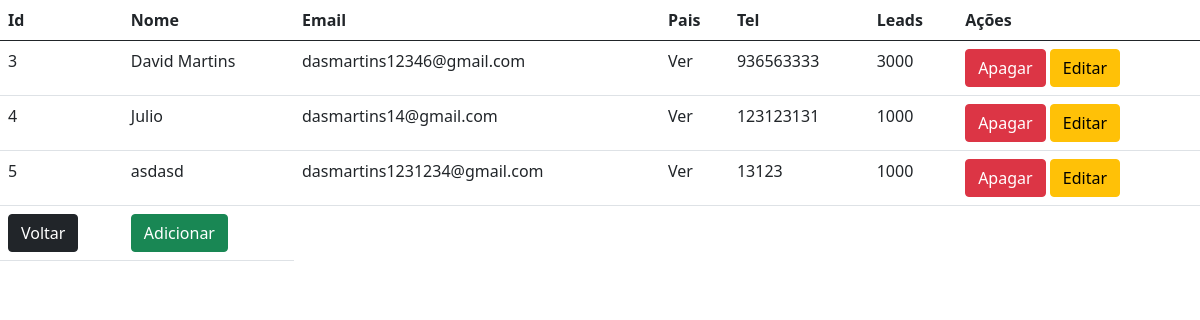
Screenshot of /cliente (signed in) with the database file from the repository.
### models.py (models this page shows)
class User(db.Model, UserMixin):
    id = db.Column(db.Integer, primary_key=True)
    email = db.Column(db.String(150), unique=True)
    password = db.Column(db.String)
    name = db.Column(db.String(150))
    role = db.Column(db.String(150))
    nif = db.Column(db.Integer(), nullable=True)
    tel = db.Column(db.Integer(), nullable=True)
    tempo = db.Column(db.Integer(), default=0)
    tipo = db.Column(db.Integer(), default=0)
    campuser = db.relationship('CampUser')
    pais = db.Column(db.String(150), nullable=True)
    leads = db.Column(db.Integer, nullable=True)

### clientes.py (the view)
@cli.route('/cliente', methods=['GET', 'POST'])
@login_required
@roles('Admin')
def lista():
    return render_template("cliente/lista.html", cliente=User.query.filter_by(role='Cliente'),pais=Pais.query.all(),paisuser=PaisUser.query.all())

### flask_app.py (called while the page is built)
@login_manager.user_loader
def load_user(id):
    return User.query.get(int(id))

### perms.py (called while the page is built)
def roles(role):
    def wrapper(f):
        @wraps(f)
        def wrapped(*args, **kwargs):
            if not ACCESS[current_user.role] >= ACCESS[role]:
                flash("Não tem permissão para aceder a esta pagina!", category="error")
                return redirect(url_for('views.dashboard'))
            return f(*args, **kwargs)
        return wrapped
    return wrapper

### templates/cliente/lista.html (shortened to what this page needs)
{% extends "base.html" %}
{% block content %}
    <table class="table">
        <thead>
        <tr>
            <th scope="col">Id</th>
            <th scope="col">Nome</th>
            <th scope="col">Email</th>
            <th scope="col">Pais</th>
            <th scope="col">Tel</th>
            <th scope="col">Leads</th>
            <th scope="col">Ações</th>
        </tr>
        </thead>
        <tbody>
        {% for data in cliente %}
            <tr>
                <td>{{ data.id }}</td>
                <td>{{ data.name }}</td>
                <td>{{ data.email }}</td>
                <td>
                    <a id="dropdown" data-bs-toggle="dropdown" aria-expanded="false">Ver</a>
                </td>
                <td>{{ data.tel }}</td>
                <td>{{ data.leads }}</td>
                <td><a class="btn btn-danger" href="/cliente/{{ data.id }}/delete">Apagar</a>
                    <a class="btn btn-warning" href="/cliente/{{ data.id }}/update">Editar</a></td>
            </tr>
        {% endfor %}
        <td><a href="/dashboard" class="btn  btn-dark">Voltar</a></td>
        <td><a href="/addcliente" class="btn btn-success">Adicionar</a></td>
        </tbody>
    </table>
{% endblock %}

### static/css.css (style rules this page uses)
html, body { height: 100%; }

### rows the page displays
User: id "3", name "David Martins", email "dasmartins12346@gmail.com", tel "936563333", leads "3000"
User: id "4", name "Julio", email "dasmartins14@gmail.com", tel "123123131", leads "1000"
User: id "5", name "asdasd", email "dasmartins1231234@gmail.com", tel "13123", leads "1000"
